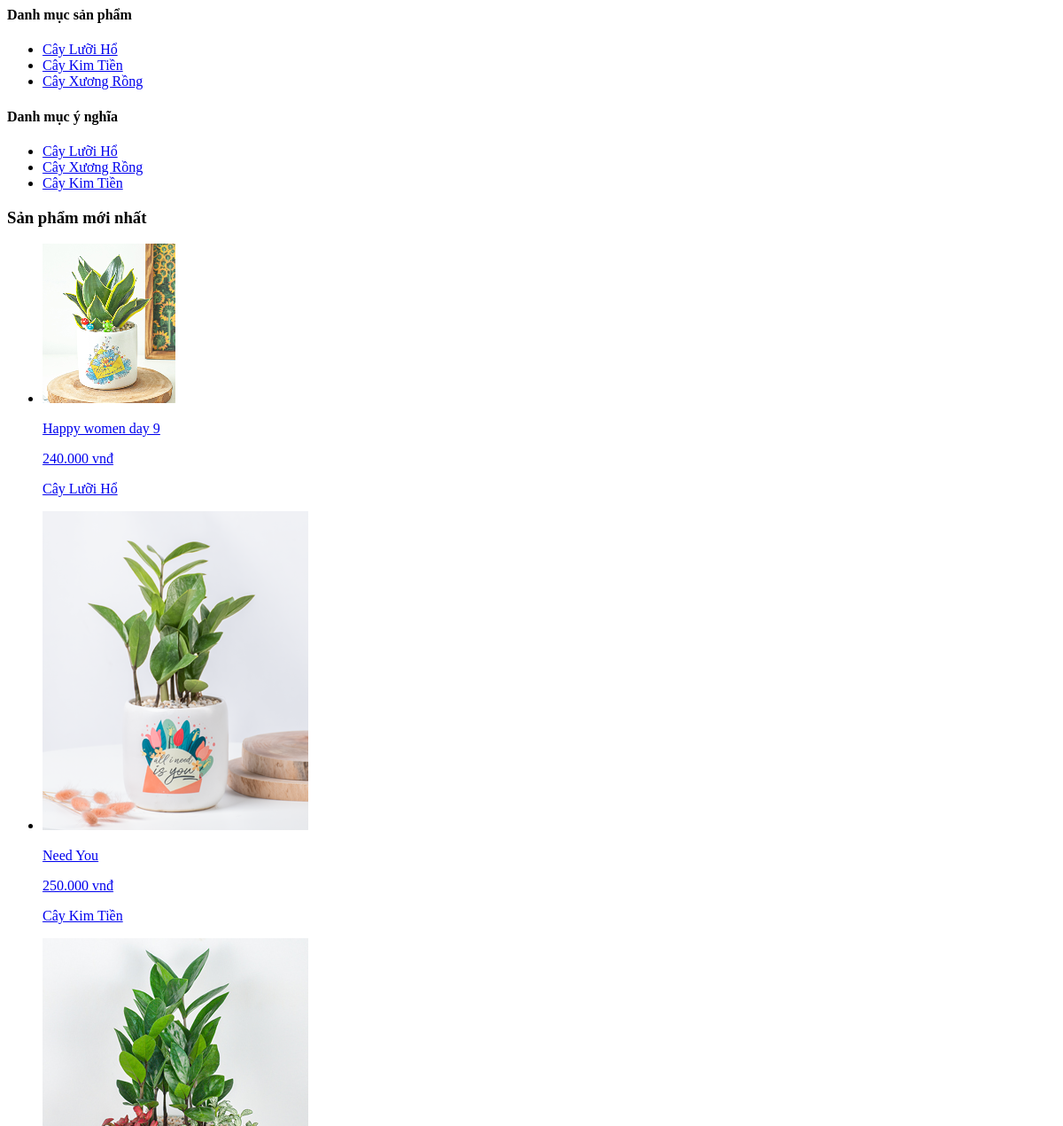
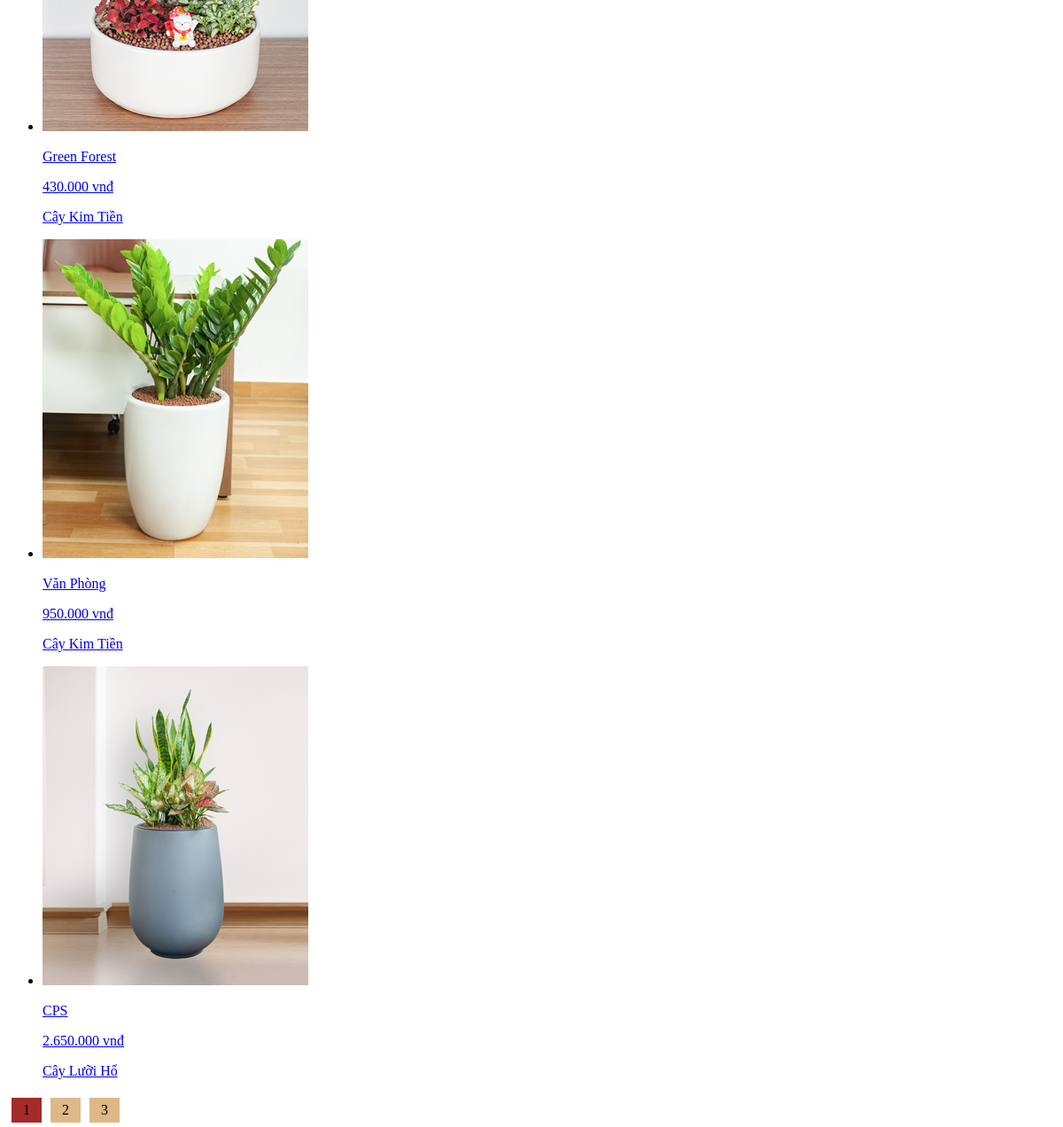
Screenshot of /pages/main.php with the database file from the repository (2 pictures, top to bottom).
### tables this page shows
CREATE TABLE `tbl_danhmuc` (
  `id_danhmuc` int(11) NOT NULL,
  `tendanhmuc` varchar(100) NOT NULL,
  `thutu` int(11) NOT NULL
);

CREATE TABLE `tbl_danhmucbaiviet` (
  `id_baiviet` int(11) NOT NULL,
  `tendanhmuc_baiviet` varchar(250) NOT NULL,
  `thutu` int(11) NOT NULL
);

CREATE TABLE `tbl_sanpham` (
  `id_sanpham` int(11) NOT NULL,
  `tensanpham` varchar(250) NOT NULL,
  `masp` varchar(100) NOT NULL,
  `giasp` varchar(50) NOT NULL,
  `soluong` int(11) NOT NULL,
  `hinhanh` varchar(50) NOT NULL,
  `tomtat` tinytext NOT NULL,
  `noidung` text NOT NULL,
  `tinhtrang` int(11) NOT NULL,
  `id_danhmuc` int(11) NOT NULL
);

### pages/main/index.php (the view, shortened to what this page needs)
<?php
    if(isset($_GET['trang'])){
        $page = $_GET['trang'];
    }else{
        $page = 1;
    }
    if($page == '' || $page == 1){
        $begin = 0;
    } else{
        $begin = ($page * 5) - 5;
    }
    $sql_pro =
    "SELECT * FROM tbl_sanpham,tbl_danhmuc
    WHERE tbl_sanpham.id_danhmuc=tbl_danhmuc.id_danhmuc
    ORDER BY tbl_sanpham.id_sanpham DESC LIMIT $begin,5";
    $query_pro = mysqli_query($mysqli,$sql_pro);
?>
<h3>Sản phẩm mới nhất</h3>
<ul class="product_list">
    <?php
        while($row = mysqli_fetch_array($query_pro)){
    ?>
    <li>
        <a href="index.php?quanly=sanpham&id=<?php echo $row['id_sanpham'] ?>">
            <img src="admincp/modules/quanlysp/uploads/<?php echo $row['hinhanh'] ?>" alt="">
            <p class="title_product"><?php echo $row['tensanpham'] ?></p>
            <p class="price_product"><?php echo number_format($row['giasp'],0,',','.')." vnđ" ?></p>
            <p class="cate_product"><?php echo $row['tendanhmuc'] ?> </p>
        </a>
    </li>
    <?php
        }
    ?>
</ul>
<?php
    $sql_trang = mysqli_query($mysqli, "SELECT * FROM tbl_sanpham");
    $row_count = mysqli_num_rows($sql_trang);
    $trang = ceil($row_count/5)+1;
?>
<ul class="list_trang">
    <?php
        for($i=1;$i<=$trang;$i++){
    ?>
    <li <?php if($i==$page){echo 'style="background: brown;"';}else{echo '';} ?>>
        <a href="index.php?trang=<?php echo $i ?>">
            <?php echo $i ?>
        </a>
    </li>
    <?php
        }
    ?>
</ul>

### pages/sidebar/sidebar.php
<div class="sidebar">
    <div class="sidebar_item">
        <h4 class="title_danhmucsanpham">Danh mục sản phẩm</h4>
        <ul class="list_sidebar">
            <?php
                $sql_danhmuc = "SELECT * FROM tbl_danhmuc ORDER BY id_danhmuc DESC";
                $query_danhmuc = mysqli_query($mysqli,$sql_danhmuc);
                while($row = mysqli_fetch_array($query_danhmuc)){
            ?>
            <li>
                <a href="index.php?quanly=danhmucsanpham&id=<?php echo $row['id_danhmuc'] ?>">
                    <?php echo $row['tendanhmuc'] ?>
                </a>
            </li>
            <?php
                }
            ?>
        </ul>
    </div>
    <div class="sidebar_item">
        <h4 class="title_danhmucbaiviet">Danh mục ý nghĩa</h4>
        <ul class="list_sidebar">
            <?php
                $sql_danhmuc_bv = "SELECT * FROM tbl_danhmucbaiviet ORDER BY id_baiviet DESC";
                $query_danhmuc_bv = mysqli_query($mysqli,$sql_danhmuc_bv);
                while($row = mysqli_fetch_array($query_danhmuc_bv)){
            ?>
            <li>
                <a href="index.php?quanly=danhmucbaiviet&id=<?php echo $row['id_baiviet'] ?>">
                    <?php echo $row['tendanhmuc_baiviet'] ?>
                </a>
            </li>
            <?php
                }
            ?>
        </ul>
    </div>
</div>

### pages/main/index.php (style rules this page uses)
ul.list_trang { padding: 0; margin: 0; list-style: none; margin-top: 15px; }
ul.list_trang li { float: left; margin: 5px; background-color: burlywood; display: block; padding: 5px 13px; }
ul.list_trang li a { text-align: center; color: #000; text-decoration: none; }

### rows the page displays
tbl_danhmuc: tendanhmuc "Cây Lưỡi Hổ"
tbl_danhmuc: tendanhmuc "Cây Kim Tiền"
tbl_danhmuc: tendanhmuc "Cây Xương Rồng"
tbl_danhmucbaiviet: tendanhmuc_baiviet "Cây Lưỡi Hổ"
tbl_danhmucbaiviet: tendanhmuc_baiviet "Cây Xương Rồng"
tbl_danhmucbaiviet: tendanhmuc_baiviet "Cây Kim Tiền"
tbl_sanpham: hinhanh (picture), tensanpham "Happy women day 9", giasp "240.000", id_danhmuc.tendanhmuc "Cây Lưỡi Hổ"
tbl_sanpham: hinhanh (picture), tensanpham "Need You", giasp "250.000", id_danhmuc.tendanhmuc "Cây Kim Tiền"
tbl_sanpham: hinhanh (picture), tensanpham "Green Forest", giasp "430.000", id_danhmuc.tendanhmuc "Cây Kim Tiền"
tbl_sanpham: hinhanh (picture), tensanpham "Văn Phòng", giasp "950.000", id_danhmuc.tendanhmuc "Cây Kim Tiền"
tbl_sanpham: hinhanh (picture), tensanpham "CPS", giasp "2.650.000", id_danhmuc.tendanhmuc "Cây Lưỡi Hổ"
